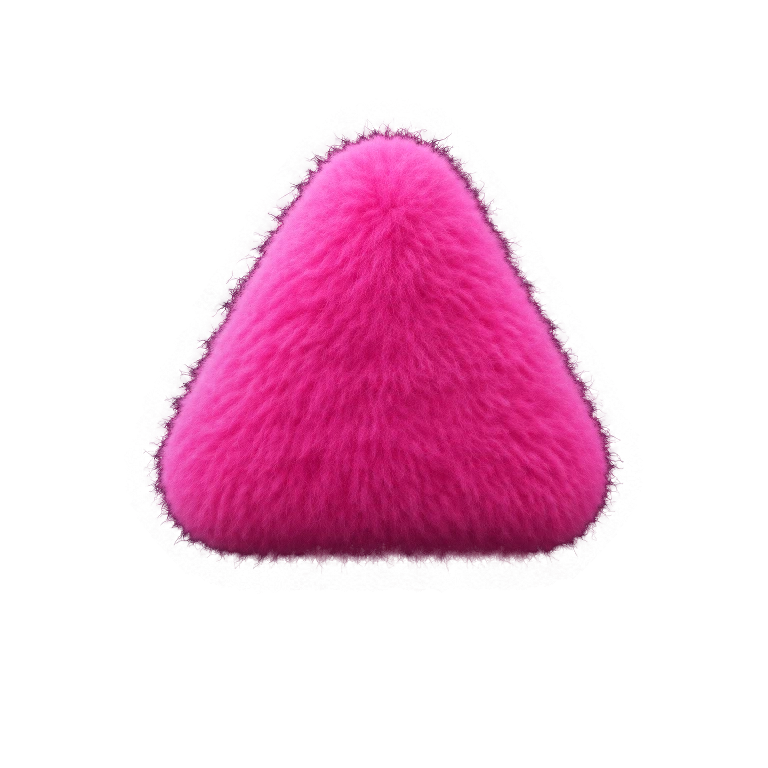
#> input picture src/plush/assets/cloe-corps.webp, 768 x 768 px
$ python -i compose2.py   (imports and definitions only)
#> lines starting #> are read from the running program, lines starting #| are printed output that depends on the picture; after the words box and inside, x2 and y2 are one past the last pixel; in counts of white or black regions, pixels touching at a corner belong together
### tools/peluche/fit/compose.py
"""Compose Nexo depuis une generation (corps sans yeux + patin) : detourage, recalage, yeux du moteur."""
import json, os, sys
sys.path.insert(0, os.path.dirname(os.path.abspath(__file__)))
from commun import BOTS_JSON  # noqa: E402
import numpy as np
from PIL import Image, ImageDraw
from scipy import ndimage

DEMI = 1.58
FOND = 19.0


def detoure(a):
    """Matting sur fond uni sombre : alpha = projection sur (couleur du coeur - fond)."""
    d = a - FOND
    coeur = np.abs(d).sum(-1) > 120
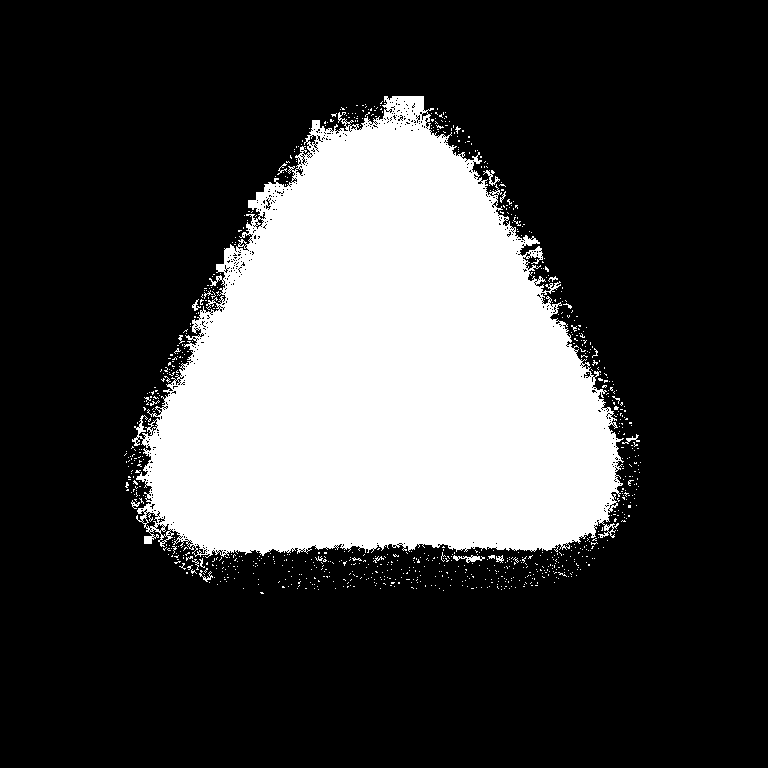
#> coeur: shape (768, 768) bool; 25.9% white; 888 white regions (870 under 20 px), largest, box (x1, y1, x2, y2) and area: (132, 96, 624, 558) 149646, (453, 555, 485, 563) 113, (483, 170, 500, 186) 84
    coeur = ndimage.binary_erosion(coeur, iterations=3)
#> coeur: shape (768, 768) bool; 23.2% white; 22 white regions (19 under 20 px), largest, box (x1, y1, x2, y2) and area: (149, 124, 615, 552) 136729, (406, 99, 421, 112) 81, (259, 193, 267, 200) 25
    _, (iy, ix) = ndimage.distance_transform_edt(~coeur, return_indices=True)
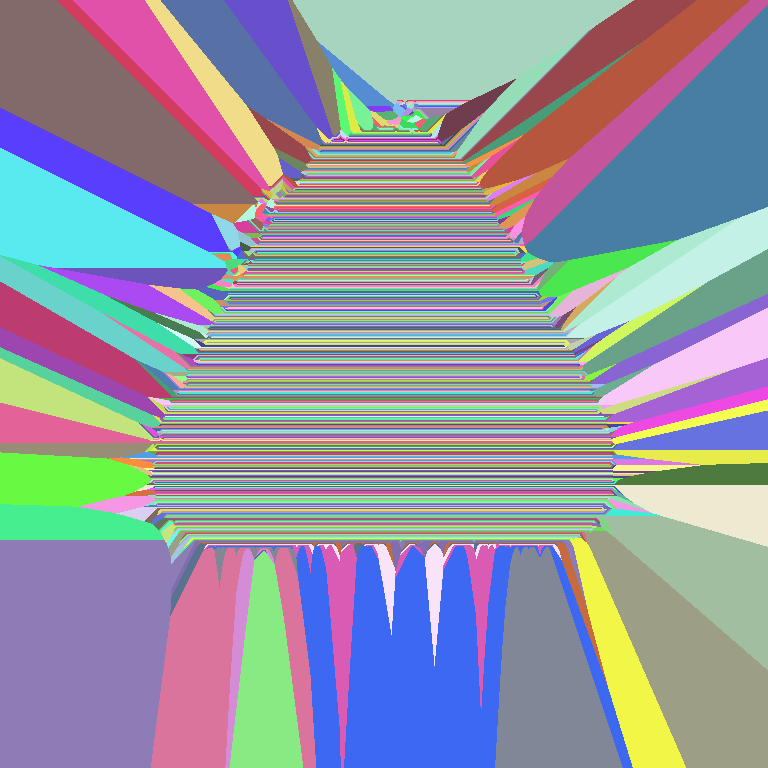
#> iy: shape (768, 768) int32; 446 distinct labels, from 99 to 551; one colour per label, 0 black
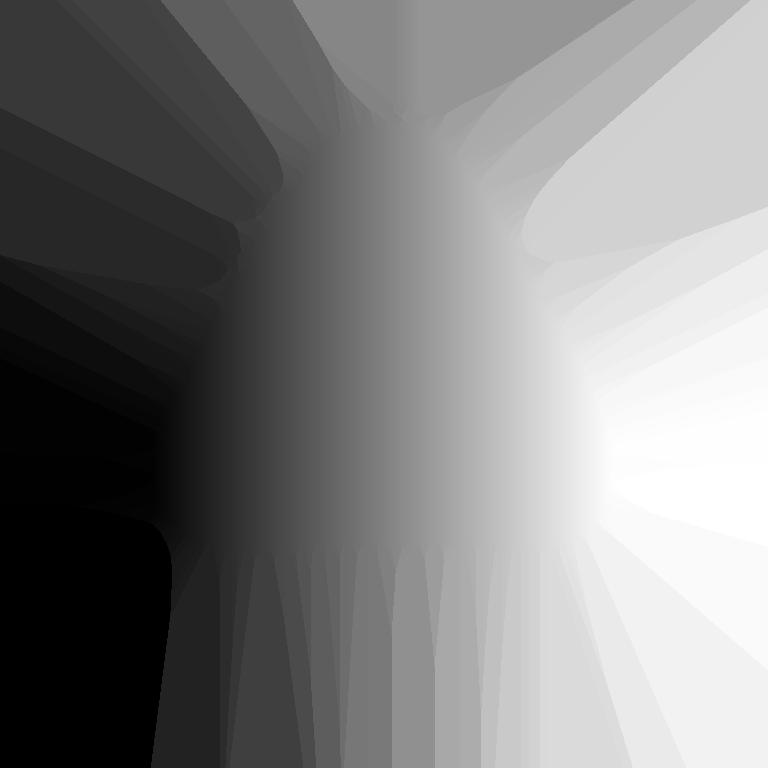
#> ix: shape (768, 768) int32; min 147, max 614, mean 380.4; drawn with min black and max white
    F = ndimage.gaussian_filter(a, (6, 6, 0))[iy, ix]  # couleur du coeur la plus proche
    v = F - FOND
    al = np.clip((d * v).sum(-1) / np.maximum((v * v).sum(-1), 1), 0, 1)
    al[coeur] = 1
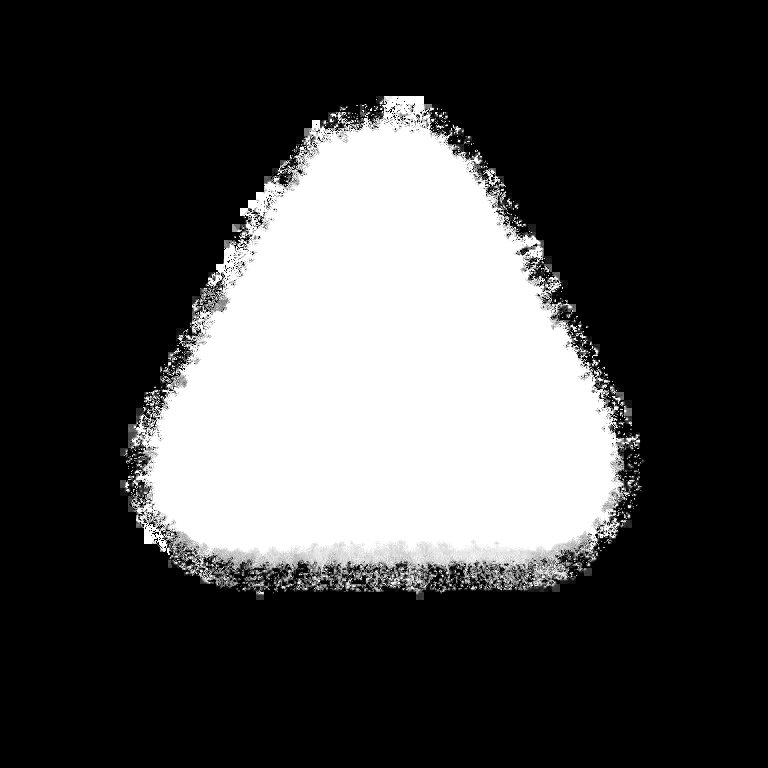
#> al: shape (768, 768) float32; min 0, max 1, mean 0.276
    rgb = np.where(al[..., None] > 0.08, np.clip(FOND + d / np.maximum(al, 1e-3)[..., None], 0, 255), F)
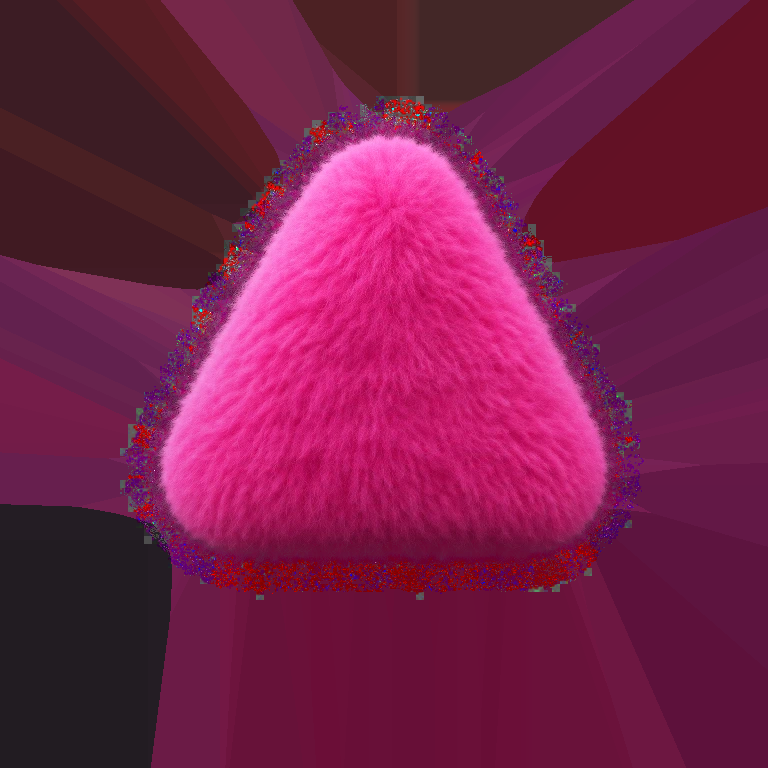
#> rgb: shape (768, 768, 3) float32; mean R, G, B 118.3, 30.7, 73.2
    return np.concatenate([rgb, al[..., None] * 255], -1)


# [8 lines left out: function masque_nexo, not called in this run]


def boite(m):
    ys, xs = np.nonzero(m > 0.5)
    return xs.min(), ys.min(), xs.max() + 1, ys.max() + 1


# [78 lines left out: functions gradue, main, not called in this run]


# [3 lines that do not run on import are left out]

### tools/peluche/fit/compose2.py
"""Compose n'importe quel bot depuis une generation Higgsfield (corps a gauche, patins a droite).

    python3 compose2.py <Nom> <generation.png> <params.json|-> <sortie.png> [--ajuste]

Corps recale boite a boite sur le contour du moteur (bots.json), patins places par
l'inverse des matrices d'yeux du moteur ; chaque oeil prend le patin dont l'allongement
est le plus proche du sien (Vita et Malu ont deux yeux differents). --ajuste cherche
l'etalonnage du corps (gains, gamma, degrades) contre la capture, grille 10x10 x 3 quantiles.
"""
import json, sys
import numpy as np
from PIL import Image, ImageDraw
from scipy import ndimage

import os
sys.path.insert(0, os.path.dirname(os.path.abspath(__file__)))
from commun import ICI, REF_PNG, BOTS_JSON  # noqa: E402
from compose import detoure, boite, gradue, DEMI  # noqa: E402

# [1 line not run here, left out]
ZONES = {'nexo': (60, 410, 215, 565), 'vita': (30, 815, 165, 965), 'cloe': (30, 1095, 165, 1240),
         'malu': (30, 1280, 165, 1430), 'yoshi': (40, 1490, 150, 1590), 'fred': (40, 1665, 150, 1785)}
BG = np.array([20, 20, 20])
W, N = 200, 10
# [1 line not run here, left out]


# [7 lines left out: function masque, not called in this run]


def decoupe(src):
    """Corps (blob le plus a gauche parmi les grands) et patins (les autres grands blobs)."""
    a = np.asarray(Image.open(src).convert('RGB')).astype(np.float32)
    rgba = detoure(a)
    al = rgba[..., 3] / 255
    lab, n = ndimage.label(al > 0.5)
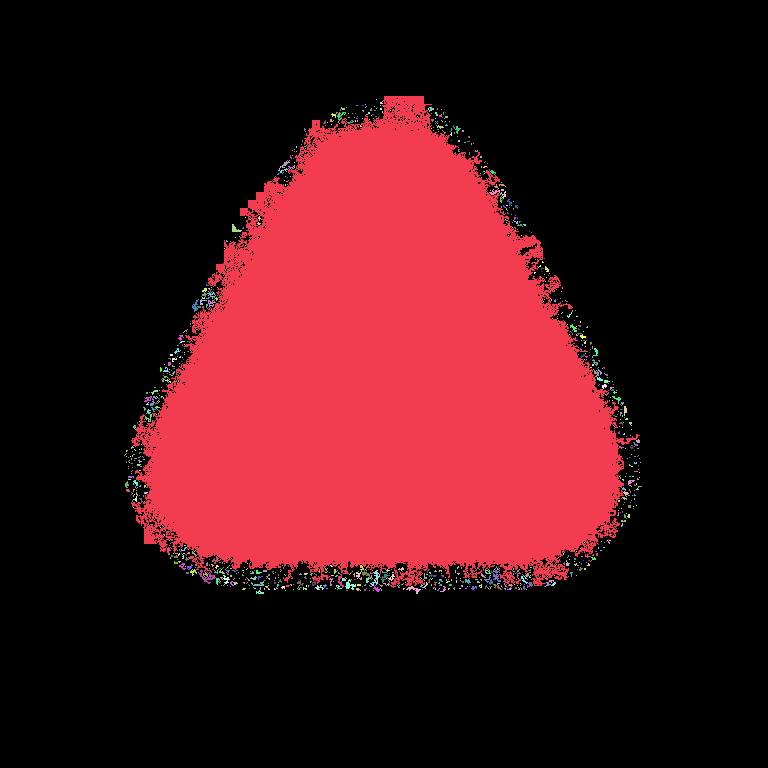
#> lab: shape (768, 768) int32; 1182 distinct labels, from 0 to 1181; one colour per label, 0 black
#> n = 1181
    tailles = ndimage.sum(np.ones_like(al), lab, range(1, n + 1))
#> tailles = 1181 values, max 159147 at index 0, min 1 at index 1, mean 138.5
    grands = [k + 1 for k in np.argsort(tailles)[::-1] if tailles[k] > 0.004 * al.size][:4]
#> grands = [1]
    cx = {k: np.nonzero(lab == k)[1].mean() for k in grands}
#> cx = {1: 382}
    k_corps = max(grands, key=lambda k: tailles[k - 1] * (cx[k] < a.shape[1] * 0.55))
#> k_corps = 1
    def sprite(k, marge):
#> called with k = 1, marge = 60
        z = ndimage.binary_dilation(lab == k, iterations=60)
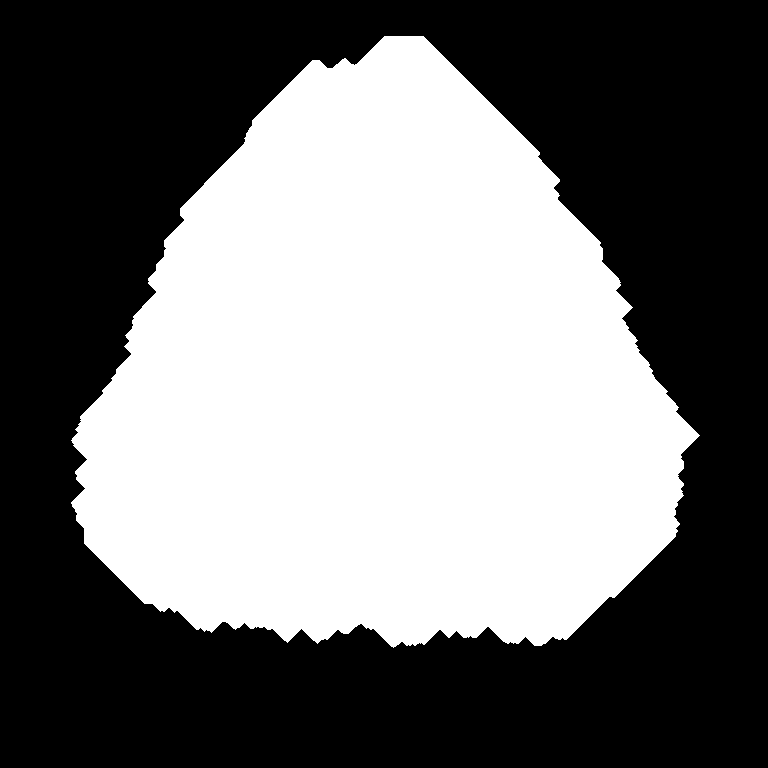
#> z: shape (768, 768) bool; 44.8% white; 1 white region, box (x1, y1, x2, y2) and area: (71, 36, 700, 648) 264331
        s = rgba.copy(); s[~z, 3] = 0
        x0, y0, x1, y1 = boite(lab == k)
#> x0 = 131; y0 = 96; x1 = 640; y1 = 588
        im = Image.fromarray(s.clip(0, 255).astype(np.uint8), 'RGBA')
        return im.crop((x0 - marge, y0 - marge, x1 + marge, y1 + marge)), (x1 - x0, y1 - y0)
    corps = sprite(k_corps, 60)
    patins = [sprite(k, 40) for k in grands if k != k_corps]
#> patins = []
    return corps, patins


# [168 lines left out: functions exporte, compose, bbox, carre, grille, cible and 3 more, not called in this run]


# [2 lines not run here, left out]

>>> result = decoupe('../../../src/plush/assets/cloe-corps.webp')

$ run again, on src/plush/assets/cloe-oeil0-y.webp
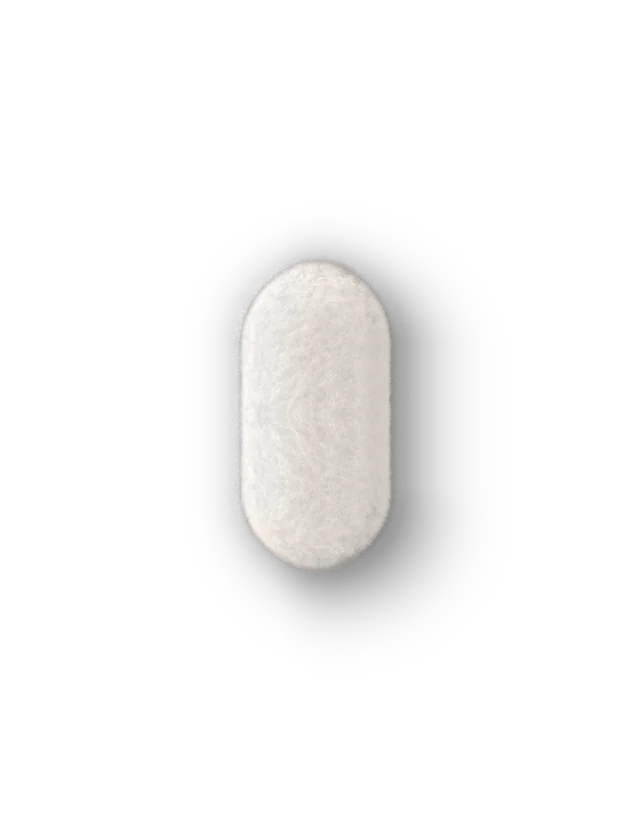
#> input picture src/plush/assets/cloe-oeil0-y.webp, 628 x 829 px
#> iy: shape (829, 628) int32; 315 distinct labels, from 257 to 571
#> ix: shape (829, 628) int32; 157 distinct labels, from 236 to 392
#> in decoupe, `lab, n = ndimage.label(al > 0.5)`:
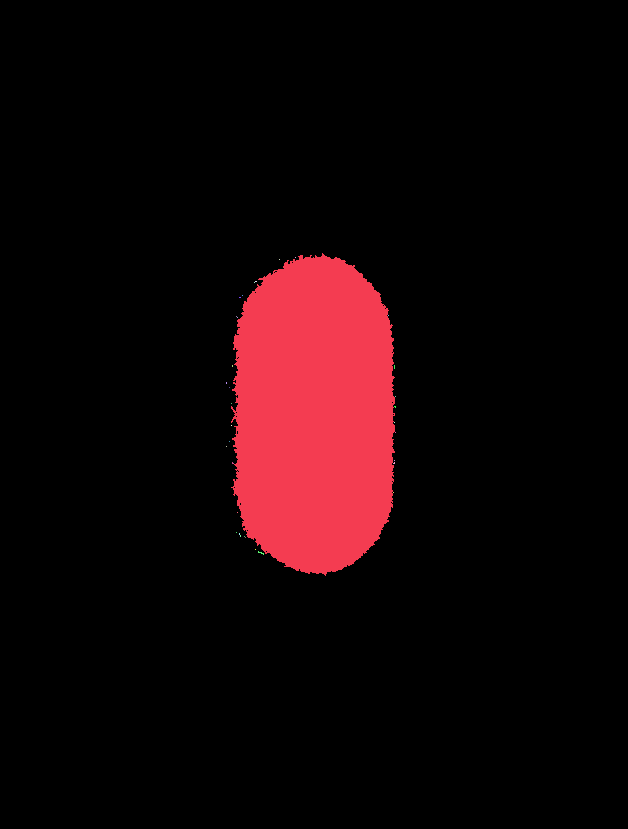
#> lab: shape (829, 628) int32; 35 distinct labels, from 0 to 34; one colour per label, 0 black
#> n = 34
#> tailles = 34 values, max 43935 at index 0, min 1 at index 1, mean 1293.9
#> grands = [1]
#> cx = {1: 314.1}
#> k_corps = 1
#> in sprite, `z = ndimage.binary_dilation(lab == k, iterations=60)`:
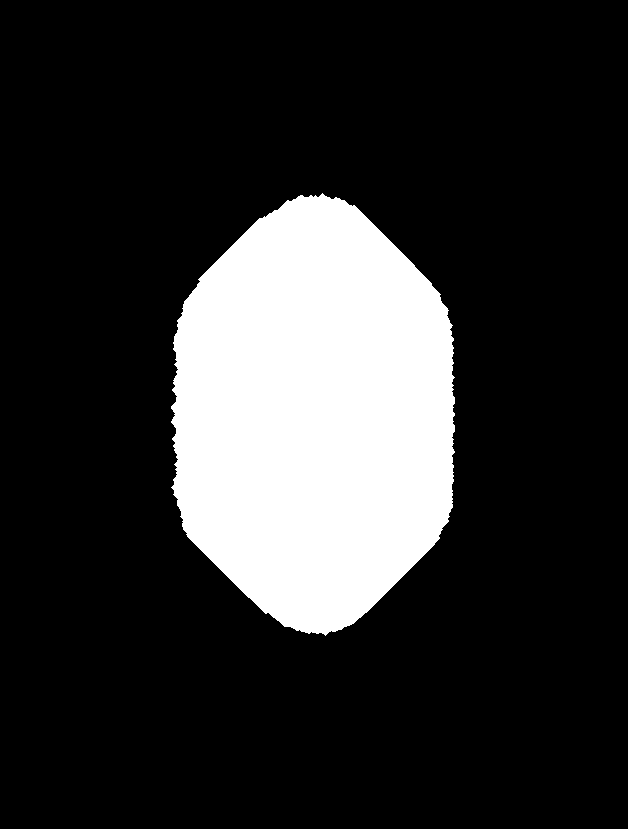
#> z: shape (829, 628) bool; 18.7% white; 1 white region, box (x1, y1, x2, y2) and area: (171, 193, 455, 636) 97184
#> x0 = 231; y0 = 253; x1 = 395; y1 = 576
#> patins = []

$ run again, on src/plush/assets/cloe-oeil0.webp
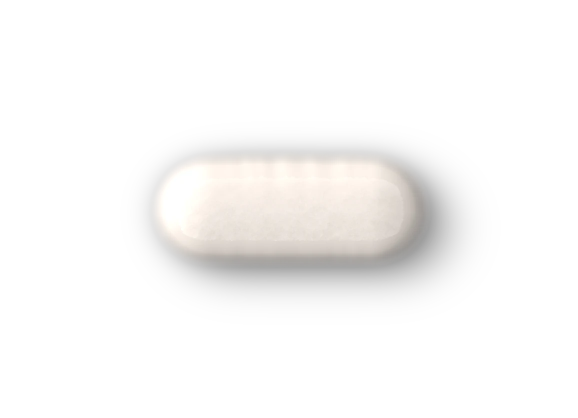
#> input picture src/plush/assets/cloe-oeil0.webp, 1156 x 836 px (shown at 1/2 size)
#> in detoure, `_, (iy, ix) = ndimage.distance_transform_edt(~coeur, return_indices=Tr..`:
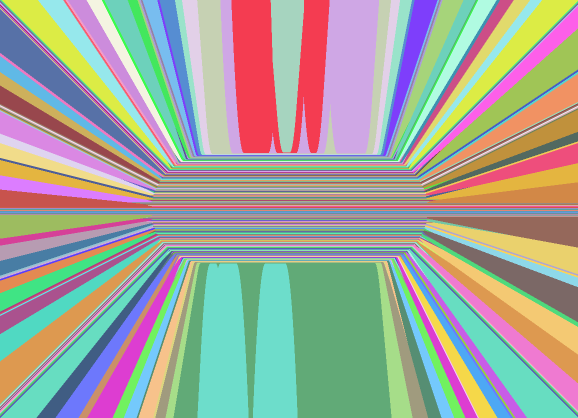
#> iy: shape (836, 1156) int32 (shown at 1/2 size); 224 distinct labels, from 304 to 527; one colour per label, 0 black
#> lab: shape (836, 1156) int32; values 0 (black) and 1 (white), 11.9% white; 1 white region, box (x1, y1, x2, y2) and area: (300, 301, 859, 532) 115295
#> n = 1
#> tailles = [115295]
#> grands = [1]
#> cx = {1: 579.3}
#> k_corps = 1
#> in sprite, `z = ndimage.binary_dilation(lab == k, iterations=60)`:
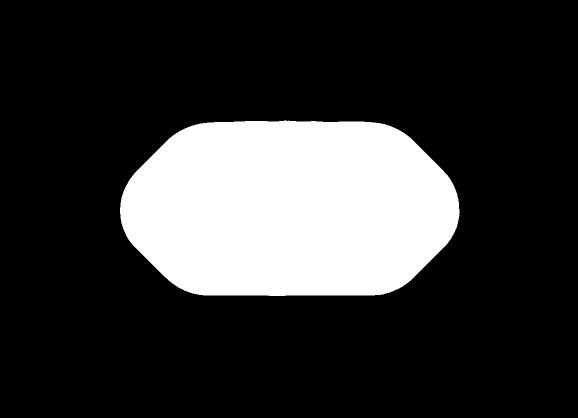
#> z: shape (836, 1156) bool (shown at 1/2 size); 20.7% white; 1 white region, box (x1, y1, x2, y2) and area: (240, 241, 919, 592) 200315
#> x0 = 300; y0 = 301; x1 = 859; y1 = 532
#> patins = []
